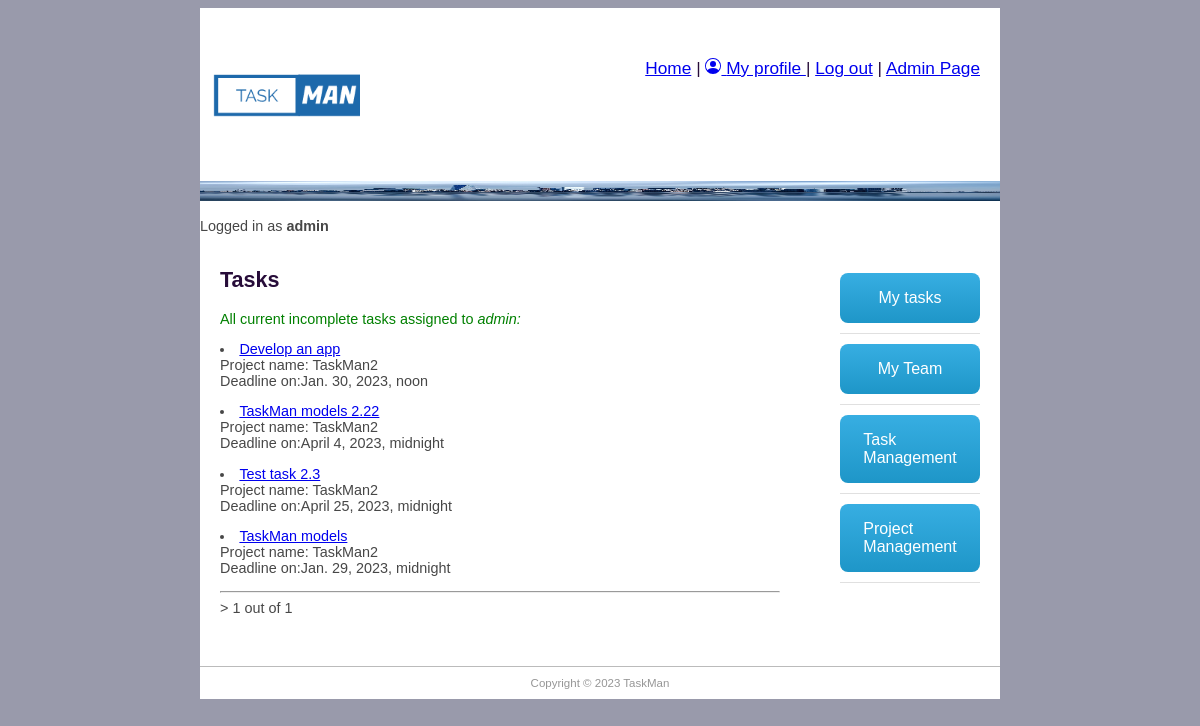
Page /taskman/tasks/ (signed in) on the earlier database version.
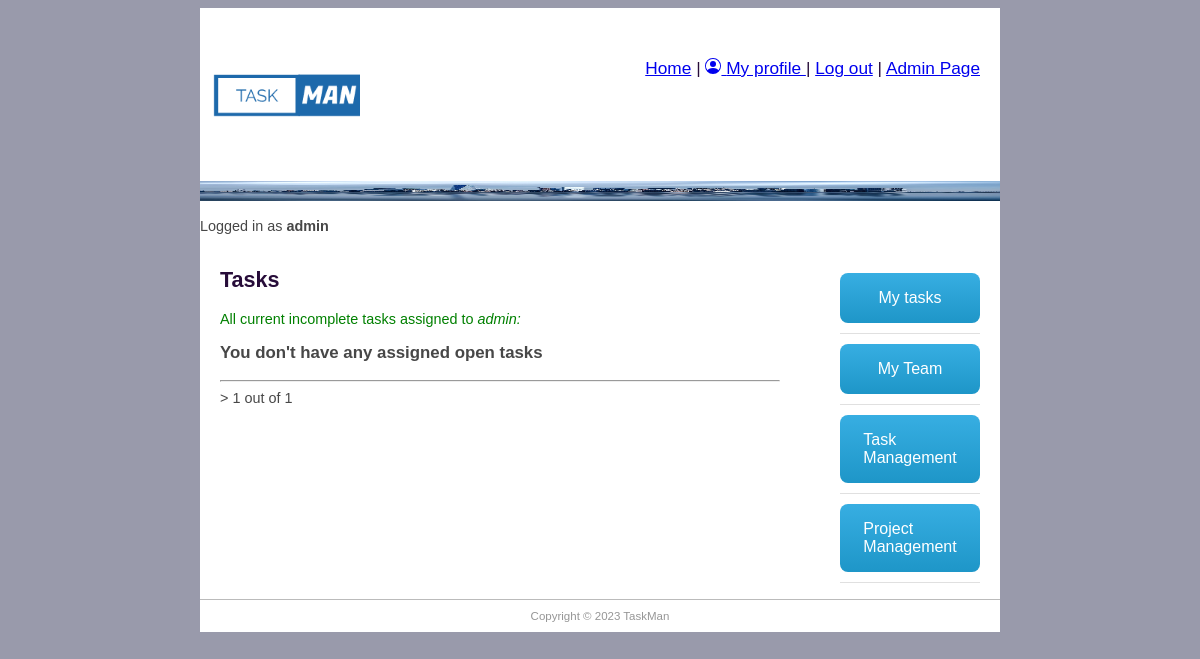
Same page on the later database version.
### taskman/models.py (models this page shows, shortened)
class TaskInstance(models.Model):
    project_id = models.ForeignKey('Project', help_text='Assign to a task', on_delete=models.SET_NULL, null=True, blank=True)
    job_title = models.CharField('Task title', max_length=200, help_text='Enter Task role', null=True, blank=True)
    description = models.TextField('Description', max_length=2000, help_text='Enter task description', null=True, blank=True)
    enddate = models.DateTimeField('Requested finish date', null=True, blank=True)
    completed_on = models.BooleanField('Completed', default=False)
    assign_employees = models.ForeignKey(Employee, help_text='Select employees to task', on_delete=models.CASCADE)

class Project(models.Model):
    title = models.CharField('Project title', max_length=100, help_text='Enter project title')
    description = models.TextField('Description', max_length=2000, help_text='Enter project description')
    group_id = models.ForeignKey(Group, help_text='Assign to a team', blank=True, on_delete=models.SET_NULL, null=True)
    employee_req = models.IntegerField('Number of employees expected. Min:1', default=0, validators=[MinValueValidator(1)])
    enddate = models.DateTimeField('Requested finish date', null=True, blank=True)
    created_on = models.DateTimeField(editable=False, auto_now_add=True)
    updated_on = models.DateTimeField(editable=False, auto_now_add=True)
    completed_on = models.BooleanField('Completed', default=False)

### taskman/views.py (the view)
# urls.py: path('tasks/', views.TaskListView.as_view(), name='tasks_name'),
class TaskListView(LoginRequiredMixin, generic.ListView):
    model = TaskInstance
    paginate_by = 5
    template_name = 'my_task_list.html'
    def get_context_data(self, **kwargs):
        context = super().get_context_data(**kwargs)
        current_employee = Employee.objects.get(user=self.request.user)
        context['current_employee'] = current_employee
        context['has_assigned_tasks'] = self.get_queryset().filter(assign_employees__user=self.request.user).exists()
        return context
    def get_queryset(self):
        return TaskInstance.objects.filter(assign_employees__user=self.request.user).filter(
            project_id__completed_on=False) \
            .filter(completed_on=False)

### taskman/templates/my_task_list.html (shortened to what this page needs)
{% extends "base.html" %}
{% block content %}
<h1>Tasks</h1>
<p style="color:green">All current incomplete tasks assigned to <em>{{current_employee.user}}:</em> </p>
{% for tasks_obj in taskinstance_list %}
<li> <a href="{{tasks_obj.id}}">{{tasks_obj.job_title}}</a> <br>Project name: {{tasks_obj.project_id.title}} <br> Deadline on:{{tasks_obj.enddate}} </li>
{% endfor %}
{% if taskinstance_list.count == 0 %}
<h3>You don't have any assigned open tasks</h3>
{% endif %}
<hr>
<div class="pagination"><span class="step-links">>
        <span class="current">
            {{ page_obj.number }} out of {{ page_obj.paginator.num_pages }}</span>
    </span></div>
{% endblock %}

Differences in the rows shown:
removed TaskInstance: job_title "Develop an app", project_id "TaskMan2", enddate "Jan. 30, 2023, noon"
removed TaskInstance: job_title "TaskMan models 2.22", project_id "TaskMan2", enddate "April 4, 2023, midnight"
removed TaskInstance: job_title "Test task 2.3", project_id "TaskMan2", enddate "April 25, 2023, midnight"
removed TaskInstance: job_title "TaskMan models", project_id "TaskMan2", enddate "Jan. 29, 2023, midnight"
Other differences:
text now shown: "You don't have any assigned open tasks"
